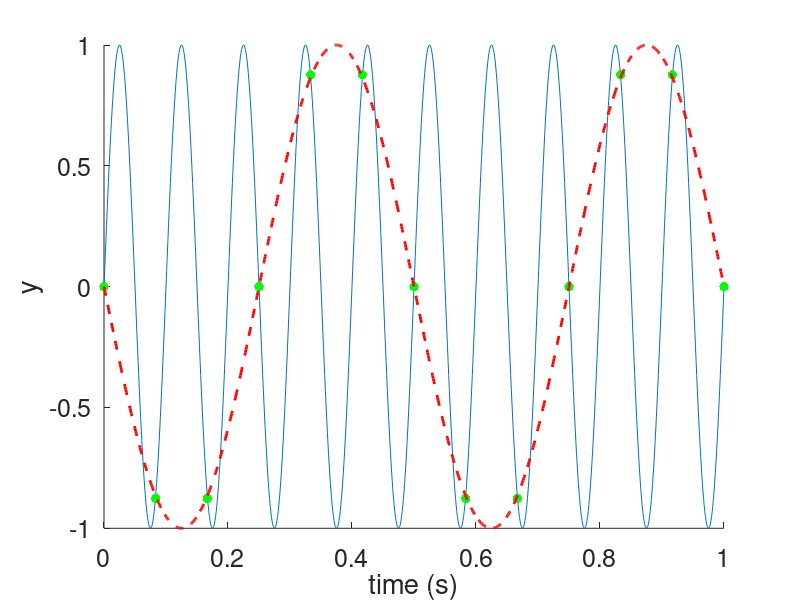
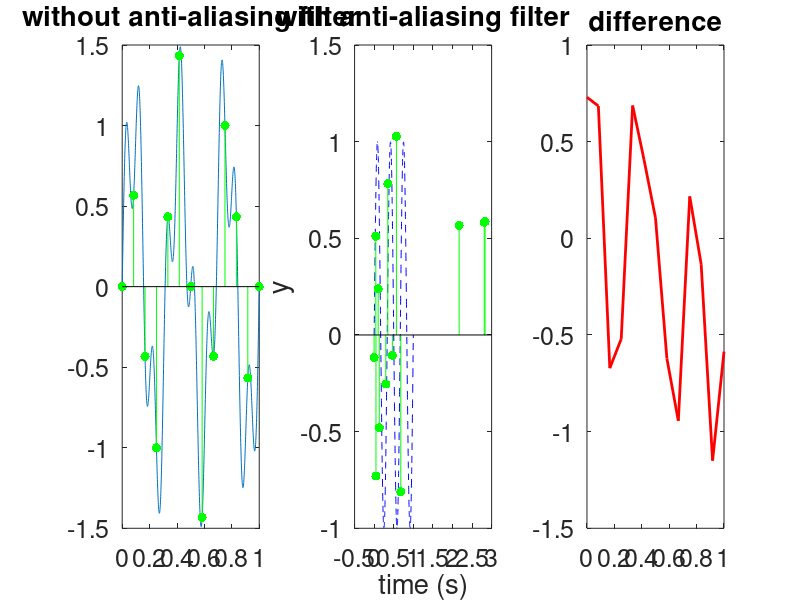
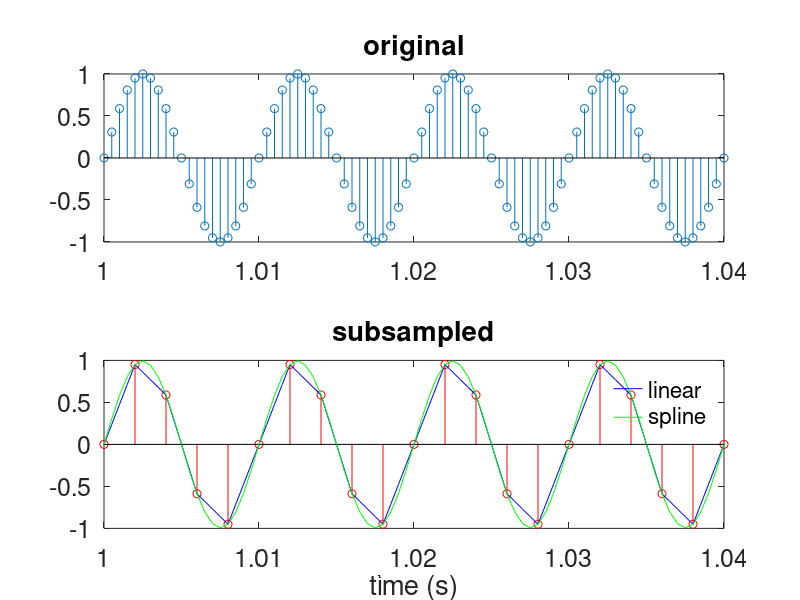

Recreate these plots in MATLAB, in order.

% Sampling - Aliasing
% --------------------
% Also take a look at the Sampling Handouts!


set(0,'DefaultAxesFontSize',18)

% Sampling a 10Hz sinusoidal signal at 1000 Hz

Fs1 = 1000; % Fs is the conventional variable name for sampling freq
F1 = 10; twin = [0 1]; % use a 1-second time window (from 0 to 1s)

tvec1 = twin(1):1/Fs1:twin(2); % timebase for signal
signal1 = sin(2*pi*F1*tvec1);

% Sample at 12 Hz
Fs2 = 12;
tvec2 = twin(1):1/Fs2:twin(2);
signal2 = interp1(tvec1,signal1,tvec2,'nearest');
% interp1 - inout signal specified by tvec1 and signal 1 - return for tvec2, "nearest" values in tvec1

figure; hold on;
plot(tvec1,signal1);
hold on;
plot(tvec2,signal2,'.g','MarkerSize',20);
plot(tvec1,-sin(2*pi*2*tvec1),'r--','LineWidth',2);
xlabel('time (s)'); ylabel('y');


keyboard;

% Aliasing (sub-sampling/ decimating )
% --------------------------------------
% Nyquist - sampling freq should be at-least twice of signal frequency
% Use anti-alasing filter

Fs1 = 1200;
F1 = 3; F2 = 10;  
twin = [0 1];
tvec1 = twin(1):1/Fs1:twin(2);

signal1a = sin(2*pi*F1*tvec1); signal1b = 0.5*sin(2*pi*F2*tvec1);
signal1 = signal1a + signal1b;

% Sub-sample at 12 Hz
figure; hold on;
dt = 100;
tvec2 = tvec1(1:dt:end);
signal2 = signal1(1:dt:end); % sample at 12 Hz - every 100th sample
subplot(131)
plot(tvec1,signal1);
hold on;
stem(tvec2,signal2,'.g','MarkerSize',20);
title('without anti-aliasing filter'); % spurious 10Hz signal is aliased

% sample at 12 Hz with different method
tvec1d = decimate(tvec1, dt);
signal2d = decimate(signal1,dt);      % decimate filters the data
subplot(132)
plot(tvec1,signal1a,'b--');
hold on;
stem(tvec1d,signal2d,'.g','MarkerSize',20);
xlabel('time (s)'); ylabel('y');
title('with anti-aliasing filter');
subplot(133)
plot(tvec2,signal2-signal2d,'r','LineWidth',2);
title('difference');


keyboard;

% reconstruct signal from sampled data
% ------------------------------------

figure; hold on;
fs1 = 2000;
tvec = 0:1/fs1:4; % construct time axis, sampled at 2kHz
freq1 = 100;
y = sin(2*pi*freq1*tvec); % 100Hz signal
ax1 = subplot(211);
stem(tvec,y); title('original');

subsample_factor = 4;
tvec2 = tvec(1:subsample_factor:end); % take every 4th sample
y2 = y(1:subsample_factor:end);
ax2 = subplot(212);
stem(tvec2,y2,'r'); title('subsampled');
xlabel('time (s)');

xl = [1 1.04];
linkaxes([ax1, ax2], 'x');
set(ax1,'XLim',xl); %

hold on;
y_interp = interp1(tvec2,y2,tvec,'linear');
p1 = plot(tvec,y_interp,'b');
y_interp2 = interp1(tvec2,y2,tvec,'spline');
p2 = plot(tvec,y_interp2,'g');
legend([p1 p2],{'linear','spline'},'Location','Northeast'); legend boxoff


keyboard;











